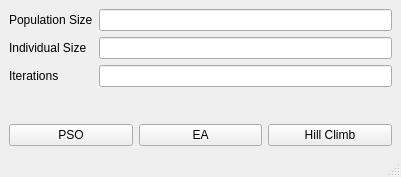
<?xml version="1.0" encoding="UTF-8"?>
<ui version="4.0">
 <class>MainWindow</class>
 <widget class="QMainWindow" name="MainWindow">
  <property name="geometry">
   <rect>
    <x>0</x>
    <y>0</y>
    <width>401</width>
    <height>177</height>
   </rect>
  </property>
  <property name="windowTitle">
   <string>MainWindow</string>
  </property>
  <widget class="QWidget" name="centralwidget">
   <layout class="QVBoxLayout" name="verticalLayout_2">
    <item>
     <layout class="QVBoxLayout" name="verticalLayout">
      <item>
       <layout class="QFormLayout" name="formLayout">
        <item row="0" column="1">
         <widget class="QLineEdit" name="lineEdit"/>
        </item>
        <item row="0" column="0">
         <widget class="QLabel" name="label">
          <property name="text">
           <string>Population Size</string>
          </property>
         </widget>
        </item>
        <item row="1" column="1">
         <widget class="QLineEdit" name="lineEdit_2"/>
        </item>
        <item row="1" column="0">
         <widget class="QLabel" name="label_2">
          <property name="text">
           <string>Individual Size</string>
          </property>
         </widget>
        </item>
        <item row="2" column="1">
         <widget class="QLineEdit" name="lineEdit_3"/>
        </item>
        <item row="2" column="0">
         <widget class="QLabel" name="label_3">
          <property name="text">
           <string>Iterations</string>
          </property>
         </widget>
        </item>
       </layout>
      </item>
      <item>
       <layout class="QHBoxLayout" name="horizontalLayout">
        <item>
         <widget class="QPushButton" name="psoButton">
          <property name="text">
           <string>PSO</string>
          </property>
         </widget>
        </item>
        <item>
         <widget class="QPushButton" name="eaButton">
          <property name="text">
           <string>EA</string>
          </property>
         </widget>
        </item>
        <item>
         <widget class="QPushButton" name="hcButton">
          <property name="text">
           <string>Hill Climb</string>
          </property>
         </widget>
        </item>
       </layout>
      </item>
     </layout>
    </item>
   </layout>
  </widget>
  <widget class="QMenuBar" name="menubar">
   <property name="geometry">
    <rect>
     <x>0</x>
     <y>0</y>
     <width>401</width>
     <height>21</height>
    </rect>
   </property>
  </widget>
  <widget class="QStatusBar" name="statusbar"/>
 </widget>
 <resources/>
 <connections/>
</ui>
